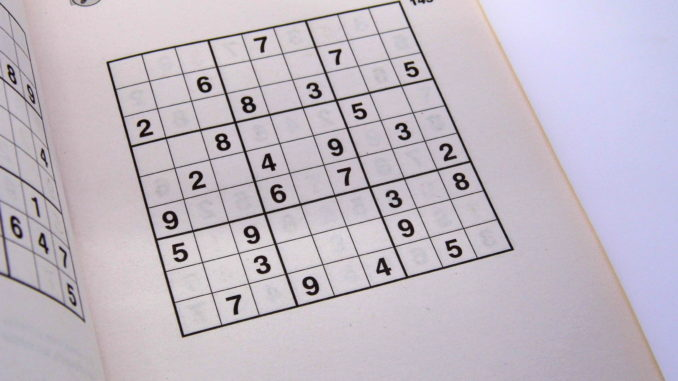
#> input picture src/sudoku_1.jpg, 678 x 381 px, found by its file name
$ python -i image_processes.py   (imports and definitions only)
#> lines starting #> are read from the running program, lines starting #| are printed output that depends on the picture; after the words box and inside, x2 and y2 are one past the last pixel; in counts of white or black regions, pixels touching at a corner belong together
"""
This file asks the user for file name of th sudoku, pre-porcesses it,
finds the corners, crops the sudoku board
and returns the array of the cells of the sudoku
"""

import cv2
import numpy as np


# [4 lines left out: function display_image, not called in this run]


# we will blur the image using gaussian blur in order to reduxce the blur in adavaptive thresholding
# cv2.ADAPTIVE_THRESH_GAUSSIAN_C : threshold value is the weighted sum of neighbourhood values where weights are a
# gaussian window.
def processing(img, skip_dilate=False):
    img = cv2.cvtColor(img, cv2.COLOR_BGR2GRAY)
    # Note that kernel sizes must be positive and odd and the kernel must be square.
    process = cv2.GaussianBlur(img.copy(), (9, 9), 0)

    # cv2.adaptiveThreshold(src, maxValue, adaptiveMethod, thresholdType, blockSize, constant(c)) blockSize – Size of
    # a pixel neighborhood that is used to calculate a threshold value for the pixel: 3, 5, 7, and so on. C –
    # Constant subtracted from the mean or weighted mean (see the details below). Normally, it is positive but may be
    # zero or negative as well.
    process = cv2.adaptiveThreshold(process, 255, cv2.ADAPTIVE_THRESH_GAUSSIAN_C, cv2.THRESH_BINARY, 11, 2)

    # we need grid edges so we need to invert colors
    process = cv2.bitwise_not(process, process)

    if not skip_dilate:
        # This is only used for sudoku processing and not for cell processing
        # np.uint8 will wrap.
        # For example, 235+30 = 9.
        kernel = np.array([[0., 1., 0.], [1., 1., 1.], [0., 1., 0.]], np.uint8)
        process = cv2.dilate(process, kernel)

    return process


def find_corners(img):
    # findContours: boundaries of shapes having same intensity
    # CHAIN_APPROX_SIMPLE - stores only minimal information of points to describe contour
    # -> RETR_EXTERNAL: gives "outer" contours, so if you have (say) one contour enclosing another (like concentric circles), only the outermost is given.
    # cv2.ContourArea(): Finds area of outermost polygon(largest feature) in img.
    ext_contours = cv2.findContours(img, cv2.RETR_EXTERNAL, cv2.CHAIN_APPROX_SIMPLE)
    ext_contours = ext_contours[0] if len(ext_contours) == 2 else ext_contours[1]
    ext_contours = sorted(ext_contours, key=cv2.contourArea, reverse=True)

    # loop runs only once
    for c in ext_contours:
        peri = cv2.arcLength(c, True)
        # cv2.approxPolyDP(curve, epsilon, closed[, approxCurve])
        # Curve-> hers is the largest contour
        # epsilon -> Parameter specifying the approximation accuracy. This is the maximum distance between the original curve and its approximation.
        # closed – If true, the approximated curve is closed. Otherwise, it is not closed.
        # approxPolyDP returns the approximate curve in the same type as the input curve
        approx = cv2.approxPolyDP(c, 0.015 * peri, True)
        if len(approx) == 4:
            # Here we are looking for the largest 4 sided contour
            return approx

    # Ramer Doughlas Peucker algorithm:
    # bottom_right, _ = max(enumerate([pt[0][0] + pt[0][1] for pt in
    #                                  ext_contours[0]]), key=operator.itemgetter(1))
    # top_left, _ = min(enumerate([pt[0][0] + pt[0][1] for pt in
    #                             ext_contours[0]]), key=operator.itemgetter(1))
    # bottom_left, _ = min(enumerate([pt[0][0] - pt[0][1] for pt in
    #                                 ext_contours[0]]), key=operator.itemgetter(1))
    # top_right, _ = max(enumerate([pt[0][0] - pt[0][1] for pt in
    #                               ext_contours[0]]), key=operator.itemgetter(1))


def order_corner_points(corners):
    # Corners[0],... stores in format [[x y]]
    # Separate corners into individual points
    # Index 0 - top-right
    #       1 - top-left
    #       2 - bottom-left
    #       3 - bottom-right
    corners = [(corner[0][0], corner[0][1]) for corner in corners]
    top_r, top_l, bottom_l, bottom_r = corners[0], corners[1], corners[2], corners[3]
    return top_l, top_r, bottom_r, bottom_l


# Crop the image
def perspective_transform(image, corners):
    # Order points in clockwise order
    ordered_corners = order_corner_points(corners)
    top_l, top_r, bottom_r, bottom_l = ordered_corners

    # Determine width of new image which is the max distance between
    # (bottom right and bottom left) or (top right and top left) x-coordinates
    width_A = np.sqrt(((bottom_r[0] - bottom_l[0]) ** 2) + ((bottom_r[1] - bottom_l[1]) ** 2))
    width_B = np.sqrt(((top_r[0] - top_l[0]) ** 2) + ((top_r[1] - top_l[1]) ** 2))
    width = max(int(width_A), int(width_B))

    # Determine height of new image which is the max distance between
    # (top right and bottom right) or (top left and bottom left) y-coordinates
    height_A = np.sqrt(((top_r[0] - bottom_r[0]) ** 2) + ((top_r[1] - bottom_r[1]) ** 2))
    height_B = np.sqrt(((top_l[0] - bottom_l[0]) ** 2) + ((top_l[1] - bottom_l[1]) ** 2))
    height = max(int(height_A), int(height_B))

    # Construct new points to obtain top-down view of image in
    # top_r, top_l, bottom_l, bottom_r order
    dimensions = np.array([[0, 0], [width - 1, 0], [width - 1, height - 1],
                           [0, height - 1]], dtype="float32")

    # Convert to Numpy format
    ordered_corners = np.array(ordered_corners, dtype="float32")

    # calculate the perspective transform matrix and warp
    # the perspective to grab the screen
    grid = cv2.getPerspectiveTransform(ordered_corners, dimensions)

    # Return the transformed image
    return cv2.warpPerspective(image, grid, (width, height))


def create_image_grid(img):
    grid = np.copy(img)
    # not all sudoku out there have same width and height in the small squares so we need to consider differnt heights and width
    edge_h = np.shape(grid)[0]
    edge_w = np.shape(grid)[1]
    celledge_h = edge_h // 9
    celledge_w = np.shape(grid)[1] // 9

    grid = cv2.cvtColor(grid, cv2.COLOR_BGR2GRAY)

    # Adaptive thresholding the cropped grid and inverting it
    grid = cv2.bitwise_not(grid, grid)


    tempgrid = []
    for i in range(celledge_h, edge_h + 1, celledge_h):
        for j in range(celledge_w, edge_w + 1, celledge_w):
            rows = grid[i - celledge_h:i]
            tempgrid.append([rows[k][j - celledge_w:j] for k in range(len(rows))])

    # Creating the 9X9 grid of images
    finalgrid = []
    for i in range(0, len(tempgrid) - 8, 9):
        finalgrid.append(tempgrid[i:i + 9])

    # Converting all the cell images to np.array
    for i in range(9):
        for j in range(9):
            finalgrid[i][j] = np.array(finalgrid[i][j])

    try:
        for i in range(9):
            for j in range(9):
                np.os.remove("BoardCells1/cell" + str(i) + str(j) + ".jpg")
    except:
        pass
    for i in range(9):
        for j in range(9):
            cv2.imwrite(str("BoardCells1/cell" + str(i) + str(j) + ".jpg"), finalgrid[i][j])

    return finalgrid


# [33 lines left out: function scale_and_centre, not called in this run]


def extract():
    # print("Enter image name: ")
    # image_url = input()
    img = cv2.imread('src/sudoku_1.jpg') #src/sudoku_1.jpg
#> img is the input picture: shape (381, 678, 3); mean B, G, R 195.6, 185, 193.2
    processed_sudoku = processing(img)
#> in processing, `img = cv2.cvtColor(img, cv2.COLOR_BGR2GRAY)`:
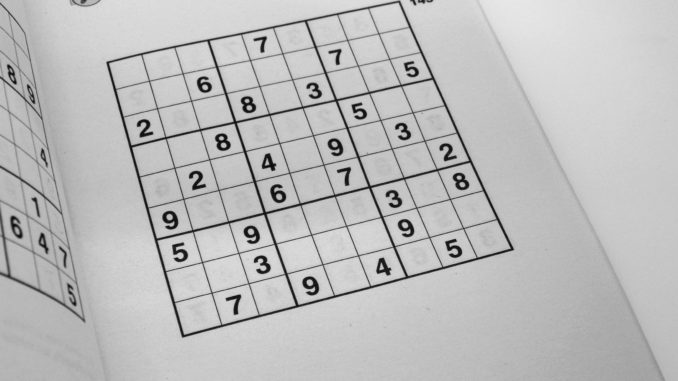
#> img: shape (381, 678); min 2, max 232, mean 188.7
#> in processing, `process = cv2.adaptiveThreshold(process, 255, cv2.ADAPTIVE_THRESH_GAUS..`:
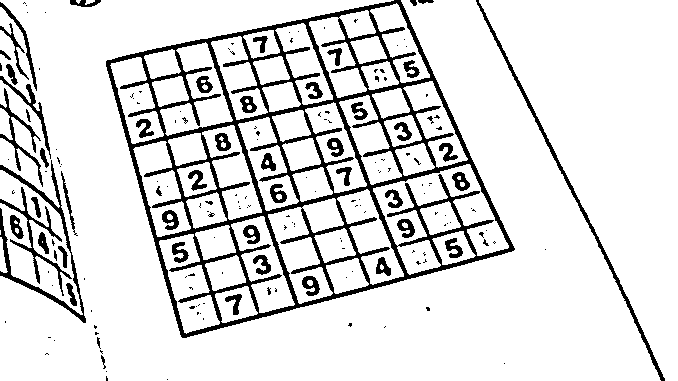
#> process: shape (381, 678); 87.2% white; 188 black regions (133 under 20 px), largest, box (x1, y1, x2, y2) and area: (106, 0, 515, 338) 21042, (476, 0, 665, 381) 1509, (0, 160, 86, 323) 1436
#> in processing, `process = cv2.dilate(process, kernel)`:
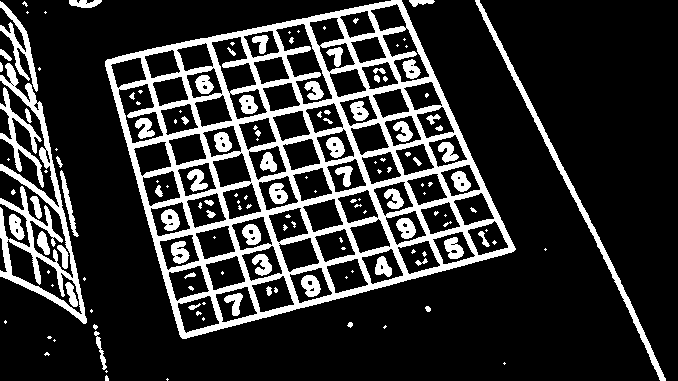
#> process: shape (381, 678); 19.4% white; 151 white regions (78 under 20 px)
    sudoku = find_corners(processed_sudoku)
#> in find_corners, `ext_contours = cv2.findContours(img, cv2.RETR_EXTERNAL, cv2.CHAIN_APPR..`: ext_contours = 40 contours, 24 with area under 20; largest, box (x1, y1, x2, y2) and area: (105, 0, 516, 339) 91224, (0, 63, 87, 324) 5612, (475, 0, 666, 381) 1888, (0, 87, 44, 188) 814, (0, 1, 38, 92) 724
#> the loop in find_corners, `for c in ext_contours:` made 1 pass
#> (peri, approx) on pass 1: (1296.2, [[401, 0], [105, 61], [182, 338], [515, 249]])
#> sudoku = [[401, 0], [105, 61], [182, 338], [515, 249]]
    transformed = perspective_transform(img, sudoku)
#> in order_corner_points, `corners = [(corner[0][0], corner[0][1]) for corner in corners]`: corners = [(401, 0), (105, 61), (182, 338), (515, 249)]
#> in order_corner_points, `top_r, top_l, bottom_l, bottom_r = corners[0], corners[1], corners[2],..`: top_r = (401, 0); top_l = (105, 61); bottom_l = (182, 338); bottom_r = (515, 249)
#> in perspective_transform, `ordered_corners = order_corner_points(corners)`: ordered_corners = ((105, 61), (401, 0), (515, 249), (182, 338))
#> in perspective_transform, `top_l, top_r, bottom_r, bottom_l = ordered_corners`: top_l = (105, 61); top_r = (401, 0); bottom_r = (515, 249); bottom_l = (182, 338)
#> in perspective_transform, `width_A = np.sqrt(((bottom_r[0] - bottom_l[0]) ** 2) + ((bottom_r[1] -..`: width_A = 344.7
#> in perspective_transform, `width_B = np.sqrt(((top_r[0] - top_l[0]) ** 2) + ((top_r[1] - top_l[1]..`: width_B = 302.2
#> in perspective_transform, `width = max(int(width_A), int(width_B))`: width = 344
#> in perspective_transform, `height_A = np.sqrt(((top_r[0] - bottom_r[0]) ** 2) + ((top_r[1] - bott..`: height_A = 273.9
#> in perspective_transform, `height_B = np.sqrt(((top_l[0] - bottom_l[0]) ** 2) + ((top_l[1] - bott..`: height_B = 287.5
#> in perspective_transform, `height = max(int(height_A), int(height_B))`: height = 287
#> in perspective_transform, `dimensions = np.array([[0, 0], [width - 1, 0], [width - 1, height - 1]..`: dimensions = [[0, 0], [343, 0], [343, 286], [0, 286]]
#> in perspective_transform, `ordered_corners = np.array(ordered_corners, dtype="float32")`: ordered_corners = [[105, 61], [401, 0], [515, 249], [182, 338]]
#> in perspective_transform, `grid = cv2.getPerspectiveTransform(ordered_corners, dimensions)`: grid = [[1.06, -0.294, -93.07], [0.238, 1.16, -95.62], [-8.86e-05, 0.000595, 1]]
#> in perspective_transform, `return cv2.warpPerspective(image, grid, (width, height))`:
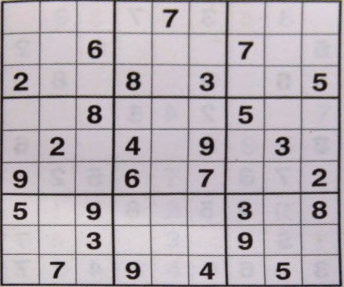
#> returned value: shape (287, 344, 3); mean of channels 0, 1, 2 181.8, 175.5, 183.5; drawn as B, G, R
    cropped = 'src/cropped_img.png'
    cv2.imwrite(cropped, transformed)
    transformed = cv2.resize(transformed, (450, 450))
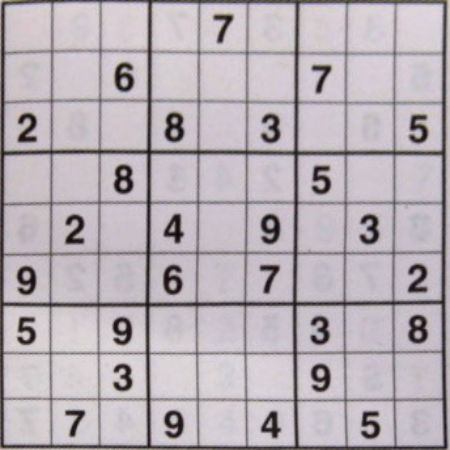
#> transformed: shape (450, 450, 3); mean B, G, R 181.7, 175.4, 183.4
    sudoku = create_image_grid(transformed)
#> in create_image_grid, `grid = cv2.bitwise_not(grid, grid)`:
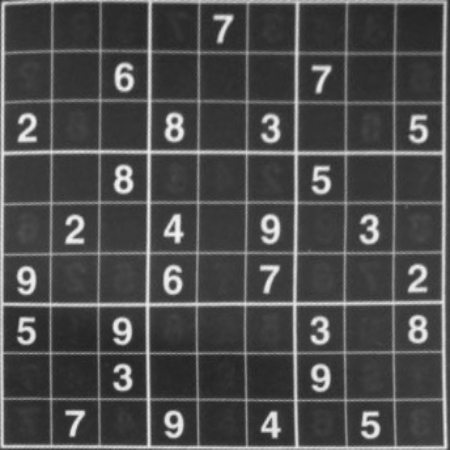
#> grid: shape (450, 450); min 34, max 245, mean 76.5
#> after the loop in create_image_grid, `for i in range(celledge_h, edge_h + 1, celledge_h):`: tempgrid = 81 items
#> the loop in create_image_grid, `for i in range(0, len(tempgrid) - 8, 9):` made 9 passes
#> i on passes 2 to 9: 9, 18, 27, 36, 45, 54, 63, 72
#> after the loop in create_image_grid, `for i in range(0, len(tempgrid) - 8, 9):`: finalgrid = 9 items
#> the loop in create_image_grid, `for i in range(9):` made 1 pass
#> pass 1, in create_image_grid, `cv2.imwrite(str("BoardCells1/cell" + str(i) + str(j) + ".jpg"), finalg..`:
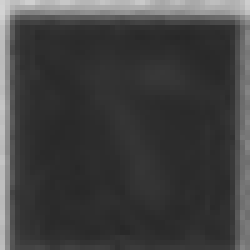
#> saved as cell03.jpg: shape (50, 50) (shown 5 times larger); min 40, max 212, mean 64
#> sudoku = 9 items
    return sudoku


# if __name__ == '__main__':
#     extract()

>>> result = extract()
#> result = 9 items
